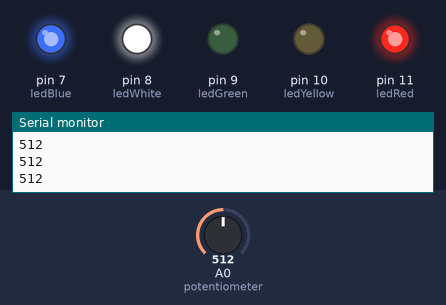
This sketch was run on a simulated Arduino Uno, built with avr-gcc and run on an emulated ATmega328P. Parts: output pins drawn as LEDs (lit = HIGH), the last lines printed to the serial monitor. The test bench sets the inputs (shaded band); at power-on: A0 (potentiometer) = 512.

Above: at 1.2 s.
1.3 s: A0 (potentiometer) set to 663
2.8 s: A0 (potentiometer) set to 692
At 3.1 s:
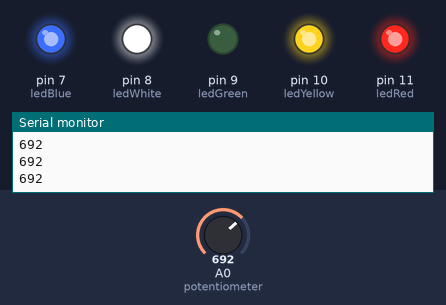
4.3 s: A0 (potentiometer) set to 836
5.8 s: A0 (potentiometer) set to 866
At 6.6 s:
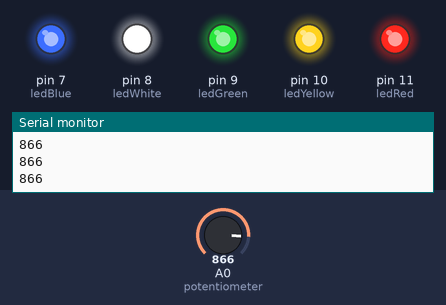
7.3 s: A0 (potentiometer) set to 500
At 7.6 s:
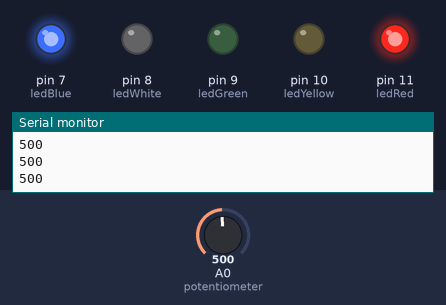
8.8 s: A0 (potentiometer) set to 518
At 10.1 s:
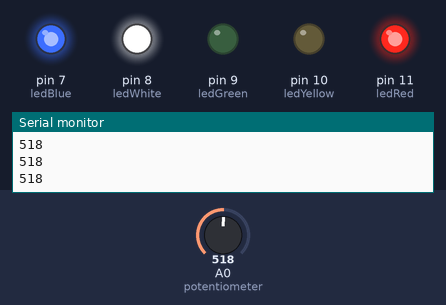
Timing chart, 0 to 11.3 s (numbered marks = the images above; inputs shaded):
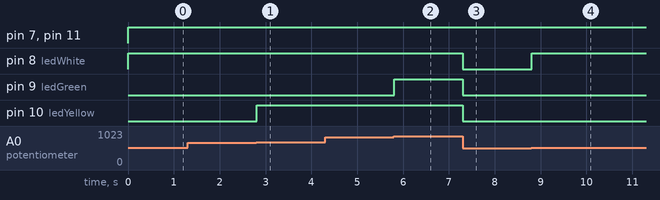

The sketch:

Esi.ino
```cpp
int potentiometer=A0;
int ledRed=11;
int ledBlue=7;
int ledWhite=8;
int ledYellow=10;
int ledGreen=9;
void setup() {
  // put your setup code here, to run once:

  pinMode(ledRed,OUTPUT);
  pinMode(ledBlue,OUTPUT);
  pinMode(ledWhite,OUTPUT);
  pinMode(ledYellow,OUTPUT);
  pinMode(ledGreen,OUTPUT);
  pinMode(potentiometer,INPUT);
  Serial.begin(9600);

}

void loop() {
  // put your main code here, to run repeatedly:
int potValue=analogRead(A0);
Serial.println(potValue);
if ((potValue>=0)&&(potValue<170)){
 digitalWrite(ledRed,LOW);
 digitalWrite(ledBlue,LOW);
 digitalWrite(ledWhite,LOW);
 digitalWrite(ledYellow,LOW);
 digitalWrite(ledGreen,LOW);}
if ((potValue>=170)&&(potValue<340)){
 digitalWrite(ledRed,HIGH);
 digitalWrite(ledBlue,LOW);
 digitalWrite(ledWhite,LOW);
 digitalWrite(ledYellow,LOW);
 digitalWrite(ledGreen,LOW);}
 if ((potValue>=340)&&(potValue<510)){
 digitalWrite(ledRed,HIGH);
 digitalWrite(ledBlue,HIGH);
 digitalWrite(ledWhite,LOW);
 digitalWrite(ledYellow,LOW);
 digitalWrite(ledGreen,LOW);}
 if ((potValue>=510)&&(potValue<680)){
 digitalWrite(ledRed,HIGH);
 digitalWrite(ledBlue,HIGH);
 digitalWrite(ledWhite,HIGH);
 digitalWrite(ledYellow,LOW);
 digitalWrite(ledGreen,LOW);}
 if ((potValue>=680)&&(potValue<850)){
 digitalWrite(ledRed,HIGH);
 digitalWrite(ledBlue,HIGH);
 digitalWrite(ledWhite,HIGH);
 digitalWrite(ledYellow,HIGH);
 digitalWrite(ledGreen,LOW);}
 if( (potValue>=850)&&(potValue<=1023)){
 digitalWrite(ledRed,HIGH);
 digitalWrite(ledBlue,HIGH);
 digitalWrite(ledWhite,HIGH);
 digitalWrite(ledYellow,HIGH);
 digitalWrite(ledGreen,HIGH);}
}
```

Measured:
- the behaviour switches between 679 and 680 on A0 (potentiometer) (found by bisection; images 0 and 1)
- the behaviour switches between 849 and 850 on A0 (potentiometer) (found by bisection; images 1 and 2)
- the behaviour switches between 509 and 510 on A0 (potentiometer) (found by bisection; images 3 and 4)
- after the input at 2.8 s, pin 10 (ledYellow): LOW → HIGH at once
- after the input at 5.8 s, pin 9 (ledGreen): LOW → HIGH at once
- after the input at 7.3 s, pin 8 (ledWhite), pin 9 (ledGreen), pin 10 (ledYellow): HIGH → LOW at once
- after the input at 8.8 s, pin 8 (ledWhite): LOW → HIGH at once
